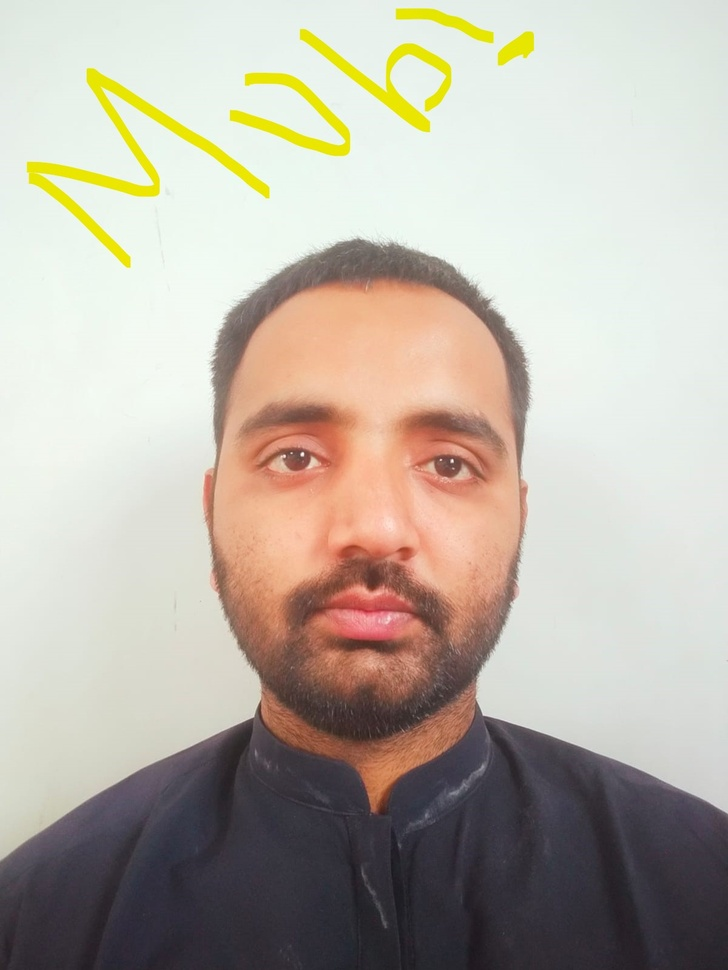
#> input picture HCI&CG_Assignment TAsks/sample.jpg, 728 x 970 px, shrunk from 1200 x 1599 before the run
$ python task4_downsampling.py
#> lines starting #> are read from the running program, lines starting #| are printed output that depends on the picture
"""
Task 4: Spatial Downsampling & Pixelation via Striding
Place an image named 'sample.jpg' in the same folder as this script,
or pass a different path/N to main().
"""
import numpy as np
from PIL import Image


def main(path="sample.jpg", N=8):
#> called with path = 'sample.jpg', N = 8
    img = np.array(Image.open(path).convert("RGB"))
#> img is the input picture: shape (970, 728, 3); mean R, G, B 185.8, 178, 166.7
    original_shape = img.shape
#> original_shape = (970, 728, 3)
    original_mem = img.nbytes
#> original_mem = 2118480

    # Downsample by taking every N-th pixel along rows/cols
    downsampled = img[::N, ::N, :]
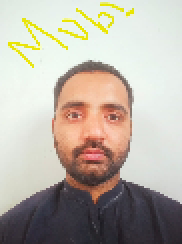
#> downsampled: shape (122, 91, 3) (shown 2 times larger); mean R, G, B 185.7, 177.9, 166.7
    down_shape = downsampled.shape
#> down_shape = (122, 91, 3)
    down_mem = downsampled.nbytes
#> down_mem = 33306

    # Re-expand back toward original size to visualize pixelation
    re_expanded = np.repeat(np.repeat(downsampled, N, axis=0), N, axis=1)
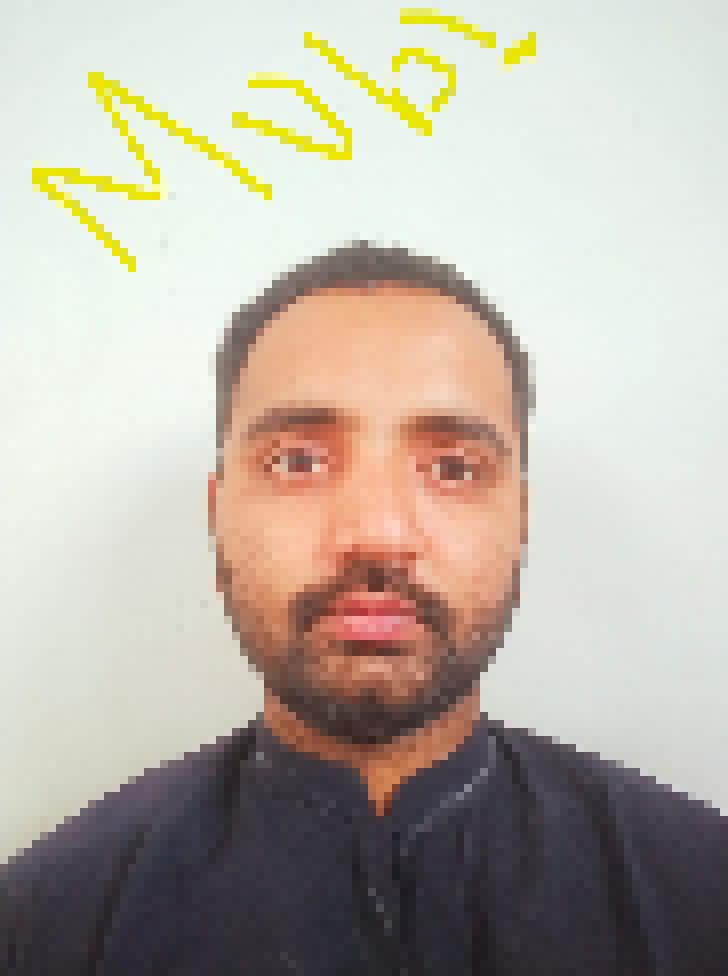
#> re_expanded: shape (976, 728, 3); mean R, G, B 185.7, 177.9, 166.7
    re_expanded = re_expanded[:original_shape[0], :original_shape[1], :]
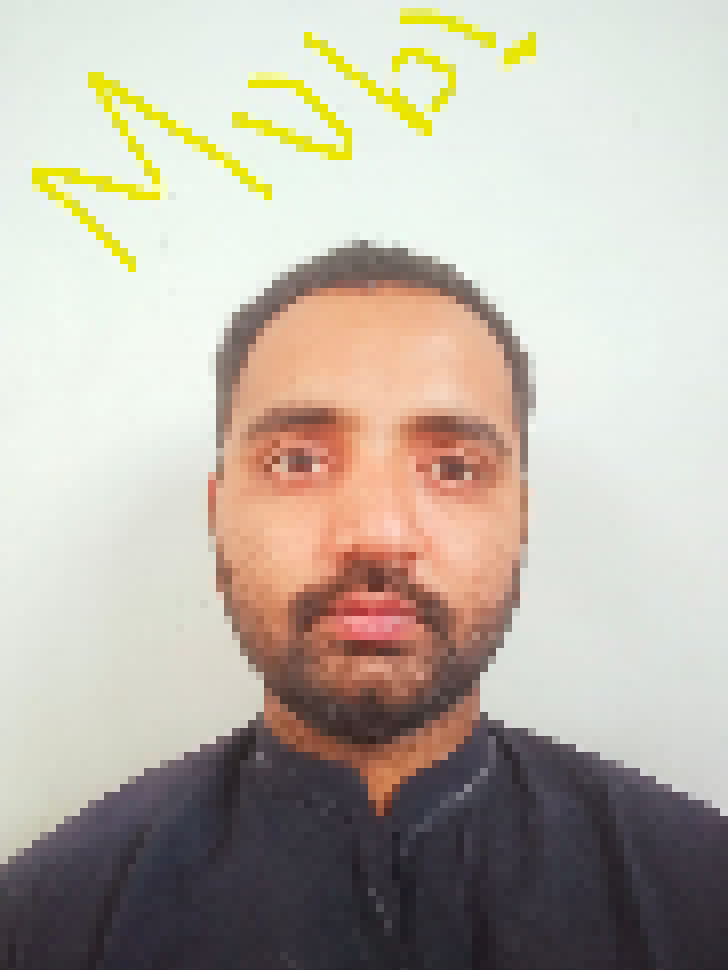
#> re_expanded: shape (970, 728, 3); mean R, G, B 186.6, 178.8, 167.5

    per_axis_reduction = (1 - 1 / N) * 100
    mem_savings = (1 - down_mem / original_mem) * 100
#> mem_savings = 98.43

    print(f"\n--- DOWNSAMPLING ANALYSIS (N = {N}) ---")
    print(f"Original Shape     : {original_shape} | Memory: {original_mem:,} bytes")
#| Original Shape     : (970, 728, 3) | Memory: 2,118,480 bytes
    print(f"Downsampled Shape  : {down_shape} | Memory: {down_mem:,} bytes")
#| Downsampled Shape  : (122, 91, 3) | Memory: 33,306 bytes
    print(f"Re-expanded Shape  : {re_expanded.shape} | Visual: Blocky Pixelation")
#| Re-expanded Shape  : (970, 728, 3) | Visual: Blocky Pixelation
    print(f"Dimension Reduction: {per_axis_reduction:.2f}% reduction per axis")
    print(f"Memory Savings     : {mem_savings:.2f}% data reduction")
#| Memory Savings     : 98.43% data reduction

    Image.fromarray(re_expanded).save("pixelated_output.png")
    print("Saved pixelated result to pixelated_output.png")


if __name__ == "__main__":
    main()
